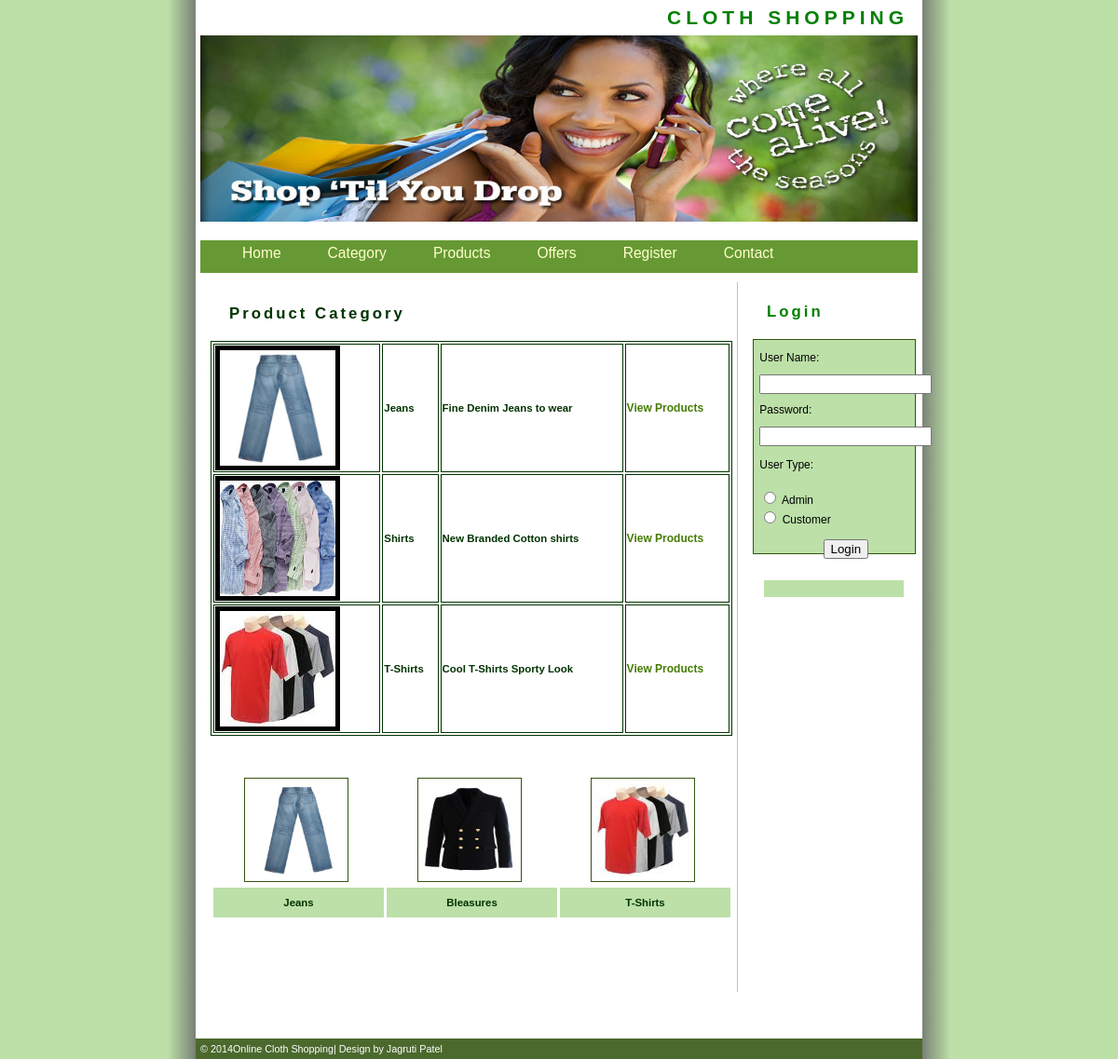
Screenshot of /Category.php with the database file from the repository.
### tables this page shows
CREATE TABLE IF NOT EXISTS `category_master` (
  `CategoryId` int(11) NOT NULL AUTO_INCREMENT,
  `CategoryName` varchar(20) NOT NULL,
  `Description` varchar(200) NOT NULL,
  `Image` varchar(100) NOT NULL,
  PRIMARY KEY (`CategoryId`)
);

### Category.php (the view, shortened to what this page needs)
<!DOCTYPE html PUBLIC "-//W3C//DTD XHTML 1.0 Transitional//EN" "http://www.w3.org/TR/xhtml1/DTD/xhtml1-transitional.dtd">
<html xmlns="http://www.w3.org/1999/xhtml">
<head>
<link href="style.css" rel="stylesheet" type="text/css" />
</head>
<body>
<div id="wrapper">
  <?php
  include "Header.php";
  ?>
  <div id="content">
    <h2><span style="color:#003300"> Product Category</span></h2>
    <table width="100%" border="1" bordercolor="#003300" >
      <?php
$con = mysql_connect("localhost","root");
$sql = "select * from Category_Master";
$result = mysql_query($sql,$con);
while($row = mysql_fetch_array($result))
{
$Id=$row['CategoryId'];
$CategoryName=$row['CategoryName'];
$Description=$row['Description'];
$Image=$row['Image'];
?>
      <tr>
       <td class="style3"><img src="Products/<?php echo $Image;?>" width="124" height="124" border="5" /></td>
        <td class="style3"><div align="left" class="style9 style5"><strong><?php echo $CategoryName;?></strong></div></td>
        <td class="style3"><div align="left" class="style9 style5"><strong><?php echo $Description;?></strong></div></td>
        <td class="style3"><a href="Products.php?CategoryId=<?php echo $Id;?>">View Products</a></td>
      </tr>
      <?php
}
?>
    </table>
    <table width="100%" border="0" cellspacing="3" cellpadding="3">
      <tr>
        <td>&nbsp;</td>
        <td>&nbsp;</td>
        <td>&nbsp;</td>
      </tr>
      <tr>
        <td><p><img src="img/Jeans.jpg" alt="box" width="100" height="100" hspace="10" align="left" class="imgleft" title="box" /></p></td>
        <td><p><img src="img/asd.jpg" alt="box" width="100" height="100" hspace="10" align="left" class="imgleft" title="box" /></p></td>
        <td><p><img src="img/images.jpg" alt="box" width="100" height="100" hspace="10" align="left" class="imgleft" title="box" /></p></td>
      </tr>
      <tr>
        <td height="26" bgcolor="#BCE0A8"><div align="center" class="style9">Jeans</div></td>
        <td bgcolor="#BCE0A8"><div align="center" class="style9">Bleasures</div></td>
        <td bgcolor="#BCE0A8"><div align="center" class="style9">T-Shirts</div></td>
      </tr>
    </table>
    <p>&nbsp;</p>
    <p>&nbsp;</p>
  </div>
 <?php
 include "Right.php";
 ?>
   <?php
 include "Footer.php";
 ?>
</div>
</body>
</html>

### style.css (style rules this page uses)
body { margin : 0; padding : 0; text-align : left; font : 75% "Trebuchet MS", verdana, arial, sans-serif; line-height : 1.5em; background : #BCE0A8 url(img/bg.jpg) top center repeat-y; color : #000; }
#wrapper { position : relative; width : 780px; margin-right : auto; margin-left : auto; padding : 0; border : 0px solid green; background : #fff; }
#content { width : 560px; float : left; margin-top : 0; margin-left : 11px; padding : 5px; border-right : 1px solid #b2d094; }
#content p { padding : 0 20px; }
h2 { margin : 20px; font-size : 140%; letter-spacing : 3px; background : inherit; color : green; }
a:link, a:visited { text-decoration : none; background : inherit; color : #457C05; }
.imgleft { float : left; border : 1px solid #345411; padding : 5px; margin-right : 15px; }

### Category.php (style rules this page uses)
.style3 { font-weight: bold }
.style9 { font-size: 95%; font-weight: bold; color: #003300; font-family: Verdana, Arial, Helvetica, sans-serif; }

### rows the page displays
category_master: Image (picture), CategoryName "Jeans", Description "Fine Denim Jeans to wear"
category_master: Image (picture), CategoryName "Shirts", Description "New Branded Cotton shirts"
category_master: Image (picture), CategoryName "T-Shirts", Description "Cool T-Shirts Sporty Look"
